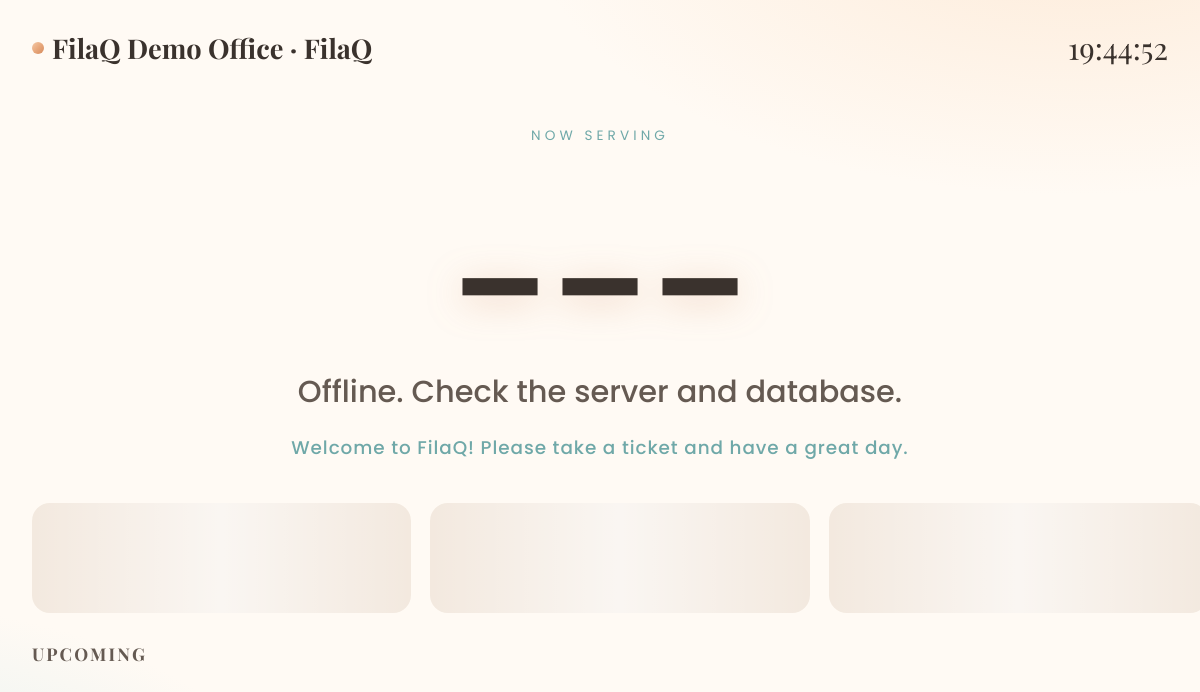
Screenshot of /display.php with the database file from the repository.
### tables this page shows
CREATE TABLE IF NOT EXISTS system_settings (
  id           INT UNSIGNED AUTO_INCREMENT PRIMARY KEY,
  setting_key  VARCHAR(80) NOT NULL UNIQUE,
  setting_value TEXT NULL,
  updated_by   INT UNSIGNED NULL,
  updated_at   TIMESTAMP DEFAULT CURRENT_TIMESTAMP ON UPDATE CURRENT_TIMESTAMP
);

### config/config.php (called while the page is built, shortened)
<?php
function db(): PDO
{
    static $pdo = null;
    if ($pdo === null) {
        try {
            $dsn = 'mysql:host=' . DB_HOST . ';dbname=' . DB_NAME . ';charset=utf8mb4';
            $pdo = new PDO($dsn, DB_USER, DB_PASS, [
                PDO::ATTR_ERRMODE            => PDO::ERRMODE_EXCEPTION,
                PDO::ATTR_DEFAULT_FETCH_MODE => PDO::FETCH_ASSOC,
                PDO::ATTR_EMULATE_PREPARES   => false,
            ]);
        } catch (PDOException $e) {
            error_log('[FilaQ] DB connection failed: ' . $e->getMessage());
            http_response_code(500);
            exit('FilaQ is having trouble reaching its database. Please start XAMPP (Apache + MySQL) and try again.');
        }
    }
    return $pdo;
}
function e(string $value): string
{
    return htmlspecialchars($value, ENT_QUOTES, 'UTF-8');
}
function fetch_one(string $sql, array $params = []): ?array
{
    $stmt = db()->prepare($sql);
    $stmt->execute($params);
    $row = $stmt->fetch();
    return $row === false ? null : $row;
}

### includes/queue.php (called while the page is built, shortened)
<?php
require_once __DIR__ . '/../config/config.php';
function setting(string $key, ?string $default = null): ?string
{
    $row = fetch_one('SELECT setting_value FROM system_settings WHERE setting_key = ?', [$key]);
    return $row['setting_value'] ?? $default;
}

### display.php (the view, shortened to what this page needs)
<?php
require_once __DIR__ . '/config/config.php';
require_once __DIR__ . '/includes/queue.php';
$announcement = setting('announcement', '');
$orgName = setting('org_name', APP_NAME);
?>
<!DOCTYPE html>
<html lang="en">
<head>
<link rel="stylesheet" href="assets/css/style.css?v=3">
</head>
<body>
<div class="blobs" aria-hidden="true"><div class="blob a"></div></div>
<div class="display-stage">
  <div class="display-head">
    <div class="brand"><span class="dot"></span><?php echo e($orgName); ?> · FilaQ</div>
    <div class="display-clock" id="clock">--:--</div>
  </div>
  <div class="display-now">
    <div class="label">Now serving</div>
    <div class="big" id="now-code">---</div>
    <div class="display-sub" id="now-where"></div>
    <div class="display-ann"><?php echo e($announcement ?: ''); ?></div>
  </div>
  <div class="display-queues" id="queues">
    <div class="skeleton" style="height:110px; border-radius:var(--r-md);"></div>
    <div class="skeleton" style="height:110px; border-radius:var(--r-md);"></div>
    <div class="skeleton" style="height:110px; border-radius:var(--r-md);"></div>
  </div>
  <div class="upcoming-strip">
    <h3>Upcoming</h3>
  </div>
</div>
</body>
</html>

### assets/css/style.css (style rules this page uses)
:root { --peach: #f4c9a8; --caramel: #e8a87c; --sienna: #c97b4a; --cyan: #9cc9c9; --aqua: #6fa8a8; --mauve: #e3b6c3; --blush: #f8ebe8; --cream: #fffaf4; --paper: #fffdf9; --ink: #3a322d; --ink-soft: #655a52; --line: #efdfd2; --green: #9dbd94; --amber: #e0b36a; --red: #c8776f; --grad-warm: linear-gradient(135deg, #f4c9a8 0%, #e8a87c 50%, #d58a5c 100%); --grad-cool: linear-gradient(135deg, #cfe3e3 0%, #9cc9c9 100%); --grad-pink: linear-gradient(135deg, #f8ebe8 0%, #e3b6c3 100%); --shadow-sm: 0 6px 18px rgba(201, 123, 74, .12); --shadow-md: 0 14px 40px rgba(201, 123, 74, .16); --shadow-lg: 0 24px 70px rgba(201, 123, 74, .22); --r-sm: 12px; --r-md: 18px; --r-lg: 26px; --r-pill: 999px; --font-serif: 'Playfair Display', 'Georgia', 'Times New Roman', serif; --font-sans: 'Poppins', 'Segoe UI', 'Helvetica Neue', Arial, sans-serif; --ease: cubic-bezier(.22, .8, .36, 1); --t-fast: .22s; --t-med: .45s; }
*, *::before, *::after { box-sizing: border-box; }
html { scroll-behavior: smooth; }
body { margin: 0; font-family: var(--font-sans); font-weight: 400; font-size: 16.5px; color: var(--ink); background: radial-gradient(1400px 700px at 100% -10%, rgba(251,233,221,.75) 0%, transparent 60%), radial-gradient(1200px 600px at -10% 110%, rgba(231,241,241,.7) 0%, transparent 55%), var(--cream); min-height: 100vh; line-height: 1.7; -webkit-font-smoothing: antialiased; text-rendering: optimizeLegibility; }
h1, h2, h3, h4 { font-family: var(--font-serif); font-weight: 700; margin: 0 0 .4em; letter-spacing: -.01em; }
.blobs { position: fixed; inset: 0; overflow: hidden; z-index: -1; pointer-events: none; }
.skeleton { position: relative; overflow: hidden; background:#f3e9df; border-radius: var(--r-sm); }
.skeleton::after { content:''; position:absolute; inset:0; background:linear-gradient(90deg, transparent, rgba(255,255,255,.6), transparent); animation: shimmer 1.4s infinite; }
.display-stage { min-height: 100vh; display: flex; flex-direction: column; padding: 2rem; background: radial-gradient(1000px 500px at 90% -10%, #fdebd9 0%, transparent 55%), radial-gradient(800px 500px at -10% 110%, #dceeee 0%, transparent 55%), var(--cream); }
.display-now { text-align: center; padding: 3.5rem 1rem; margin-top: 2rem; }
.display-now .label { font-size: .85rem; letter-spacing: .3em; text-transform: uppercase; color: var(--aqua); }
.display-now .big { font-family: var(--font-serif); font-size: clamp(4rem, 15vw, 9rem); font-weight: 700; line-height: 1; margin: .4rem 0 .2rem; color: var(--ink); filter: drop-shadow(0 6px 18px rgba(201,123,74,.28)); animation: pop 5s var(--ease) infinite; will-change: transform; }

### display.php (style rules this page uses)
html, body { min-height: 100%; }
.display-stage { min-height: 100vh; display: flex; flex-direction: column; padding: 1.4rem 2rem; }
.display-head { display: flex; align-items: center; justify-content: space-between; gap: 1rem; }
.display-head .brand { font-family: var(--font-serif); font-size: 1.7rem; font-weight: 700; display: flex; align-items: center; gap: .5rem; }
.display-head .brand .dot { width: 12px; height: 12px; border-radius: 50%; background: var(--grad-warm); }
.display-clock { font-family: var(--font-serif); font-size: 1.9rem; color: var(--ink); }
.display-now { text-align: center; padding: 2.6rem 1rem 1.8rem; margin-top: .5rem; }
.display-now .big { font-size: clamp(6rem, 19vw, 13rem); }
.display-sub { font-family: var(--font-sans); font-size: clamp(1rem, 3.4vw, 1.9rem); color: var(--ink-soft); font-weight: 500; margin-top: .2rem; }
.display-ann { font-size: 1.15rem; color: var(--aqua); letter-spacing: .05em; margin-top: .9rem; font-weight: 500; }
.display-queues { display: grid; grid-template-columns: repeat(auto-fit, minmax(250px, 1fr)); gap: 1.2rem; width: min(1240px, 98vw); margin: .7rem auto 0; }
.upcoming-strip { width: min(1240px, 98vw); margin: 1.6rem auto 0; }
.upcoming-strip h3 { font-size: 1.1rem; color: var(--ink-soft); letter-spacing: .12em; text-transform: uppercase; }

### rows the page displays
system_settings: setting_value "FilaQ Demo Office"
system_settings: setting_value "Welcome to FilaQ! Please take a ticket and have a great day."
